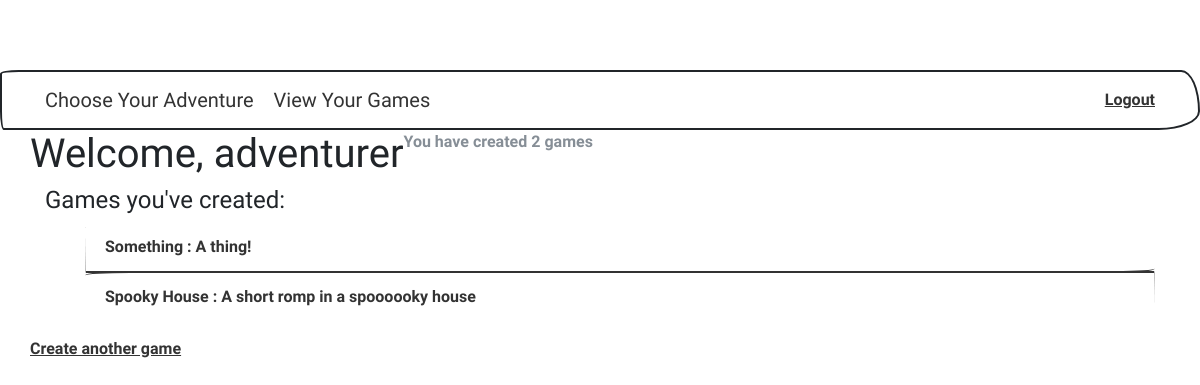
The app's page /player/home/ (signed in) with its own data.
### ChooseYourAdventure/models.py (models this page shows, shortened)
class Game(models.Model):
    title = models.CharField(max_length=100, help_text='Pick a snazzy title')
    creator = models.ForeignKey(User, related_name="creator", null=True, on_delete=models.SET_NULL)
    description = models.CharField(blank=True, max_length=250)
    code = models.TextField(null=True, help_text='Add your game code here')
    url = models.CharField(max_length=200, unique=True)
    date_created = models.DateTimeField(auto_now_add=True)
    date_modified = models.DateTimeField(auto_now=True)
    keywords = models.ManyToManyField(Keyword, verbose_name="list of keywords")
    objects = GamesQuerySet.as_manager()
    def get_absolute_url(self):
        return reverse('game_page', args=[self.url])

### Player/views.py (the view)
# urls.py: 2. Add a URL to urlpatterns:  path('', views.home, name='home')
@login_required
def home(request):
    return render(request, "player/home.html",
                  {'games_by_user': Game.objects.games_by_user(request.user),
                   'num_player_games':  Game.objects.games_by_user(request.user).count()})

### ChooseYourAdventure/models.py (called while the page is built)
    def games_by_user(self, user):
        return self.filter(
            creator=user
        )

### templates/Player/home.html (shortened to what this page needs)
{% extends 'base.html' %}
{% block content %}
    <div class="row">
        <h1>Welcome, {{ user.username }}</h1>
        <p class="text-muted">You have created  {{ num_player_games }} games</p>
    </div>
    <div>
        <h4>Games you've created:</h4>
        <ul>
            {%  for game in games_by_user %}
                <a class="list-group-item" href="{{ game.get_absolute_url }}">
                    {{ game.title }} : {{ game.description }}
                </a>
            {% endfor %}
        </ul>
    </div>
    <div class="row">
        <a href="{% url 'new_game' %}">
            Create another game
        </a>
    </div>
{% endblock %}

### templates/base.html (style rules this page uses)
body { padding-top: 70px; padding-bottom: 20px; }

### records on screen
Game: title "Something", description "A thing!"
Game: title "Spooky House", description "A short romp in a spoooooky house"

### other values on screen
{{ user.username }} "adventurer"
{{ num_player_games }} "2"
